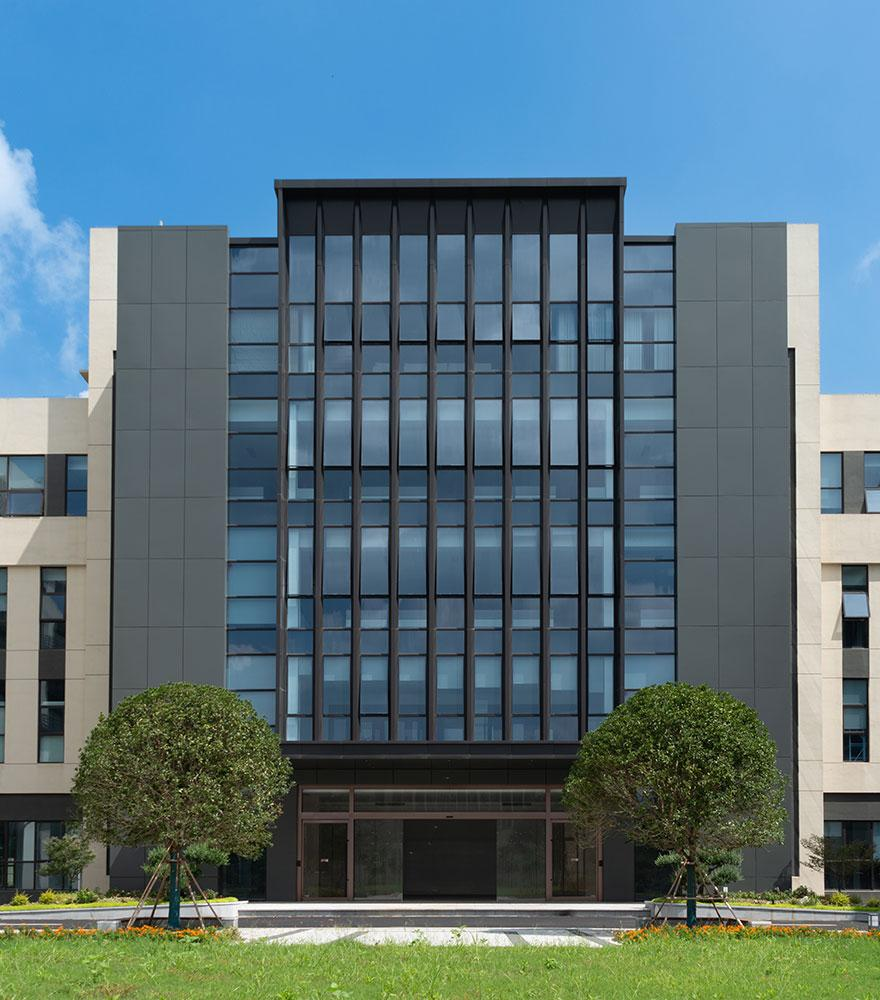
#> input picture exp12/exp12.jpg, 880 x 1000 px
$ python exp12.py
#> lines starting #> are read from the running program, lines starting #| are printed output that depends on the picture
import cv2
import numpy as np

img = cv2.imread("exp12.jpg")
#> img is the input picture: shape (1000, 880, 3); mean B, G, R 124.2, 115, 89.2
r, c = img.shape[:2]
#> r = 1000; c = 880

p1 = np.float32([[50,50],[300,50],[50,300],[300,300]])
p2 = np.float32([[0,0],[300,0],[100,300],[250,300]])

M = cv2.getPerspectiveTransform(p1, p2)
out = cv2.warpPerspective(img, M, (c, r))
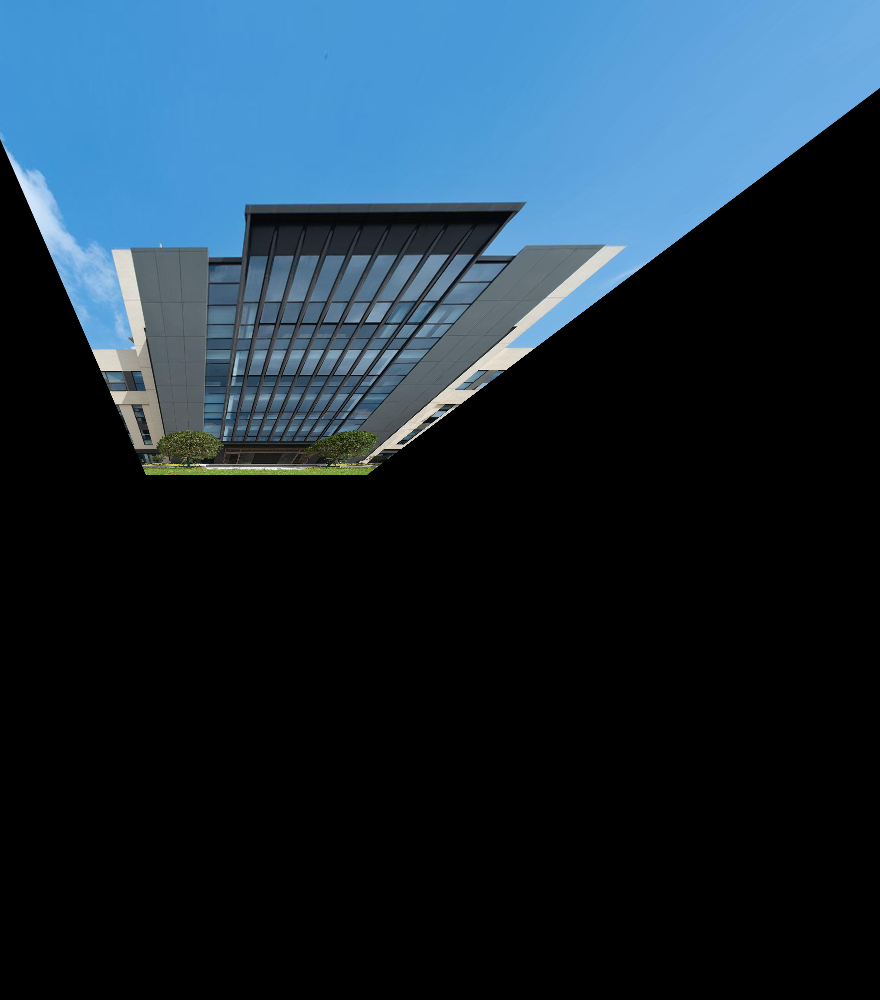
#> out: shape (1000, 880, 3); mean B, G, R 60.5, 46.5, 28.4

cv2.imshow("Perspective", out)
cv2.imwrite("perspective.jpg", out)
cv2.waitKey(0)
cv2.destroyAllWindows()
